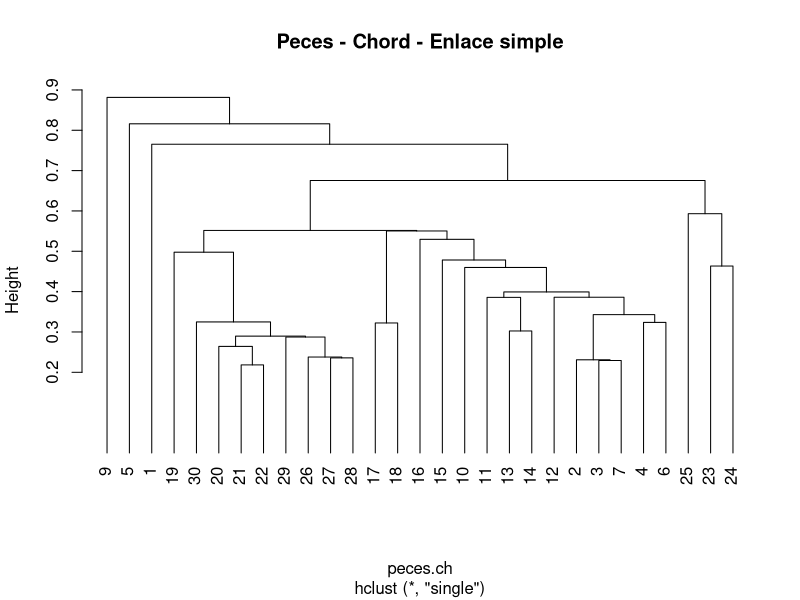
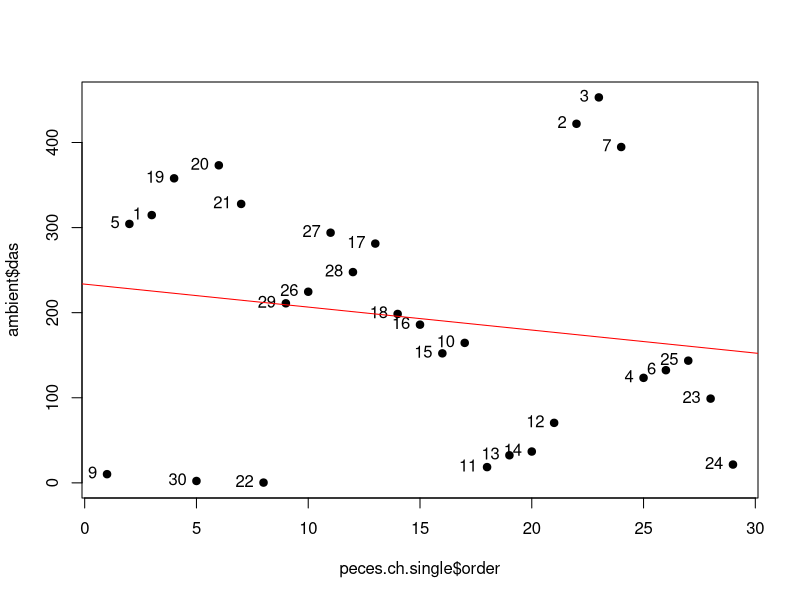
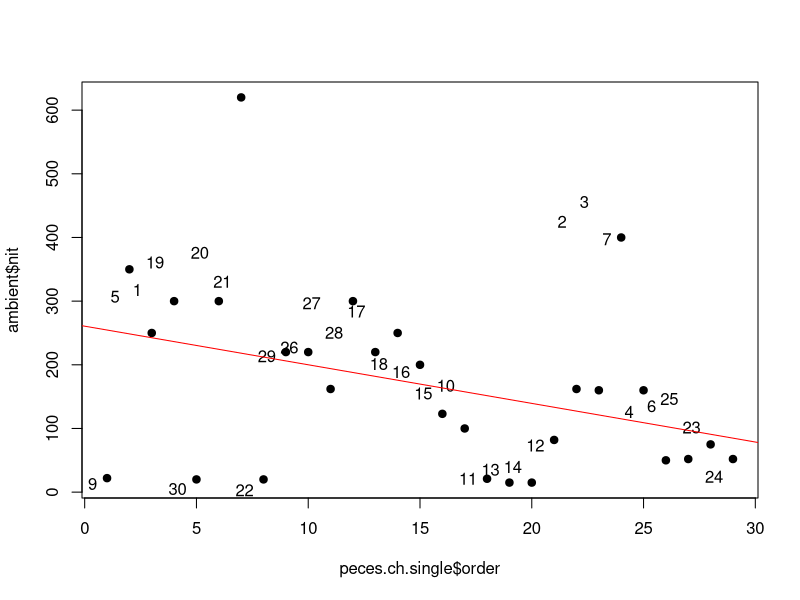
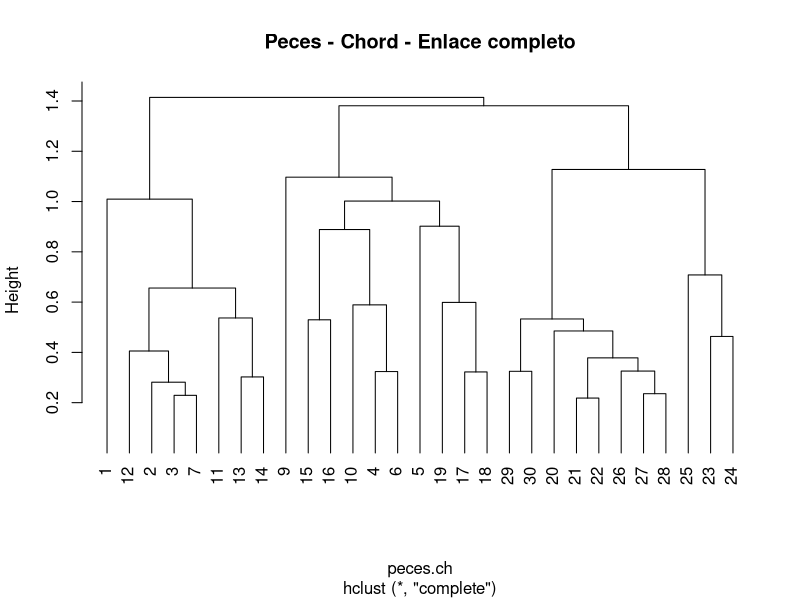
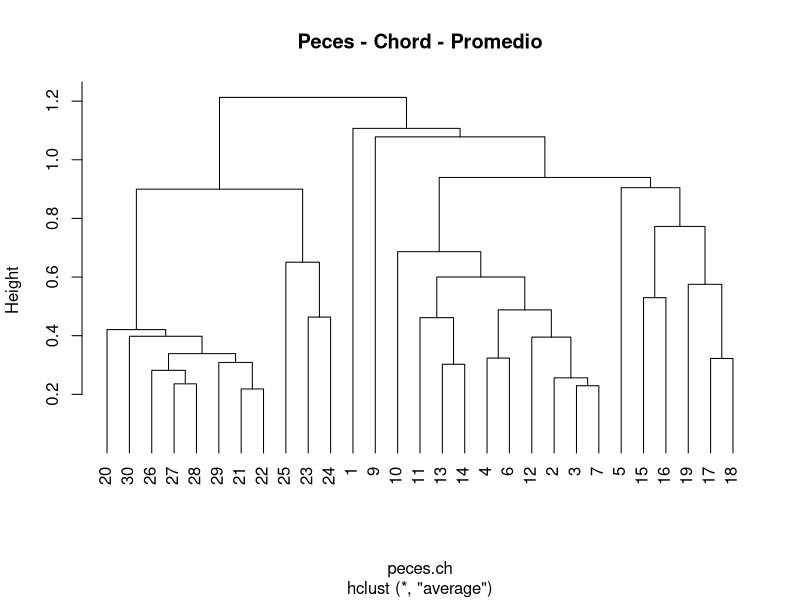
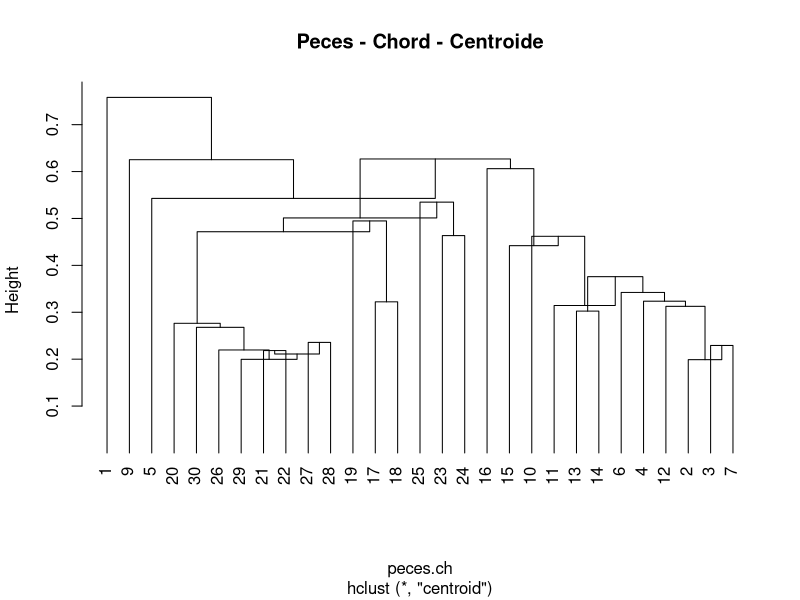
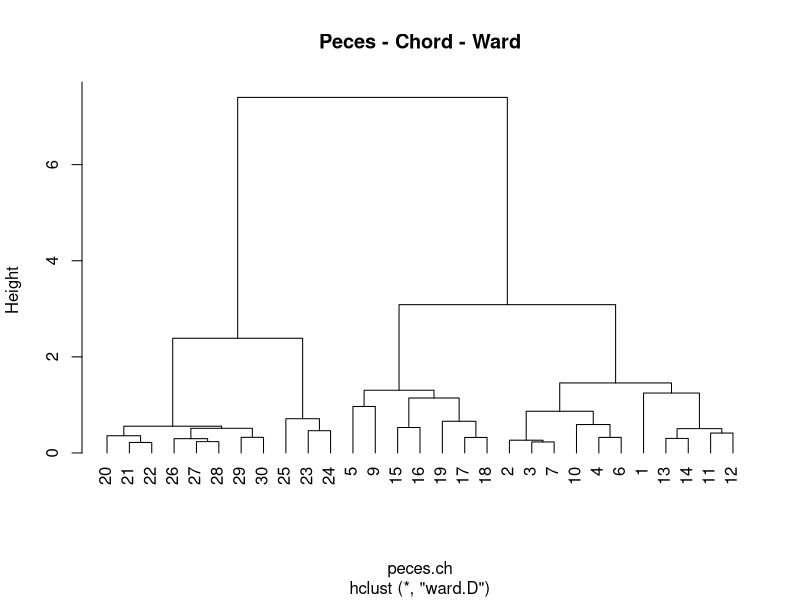
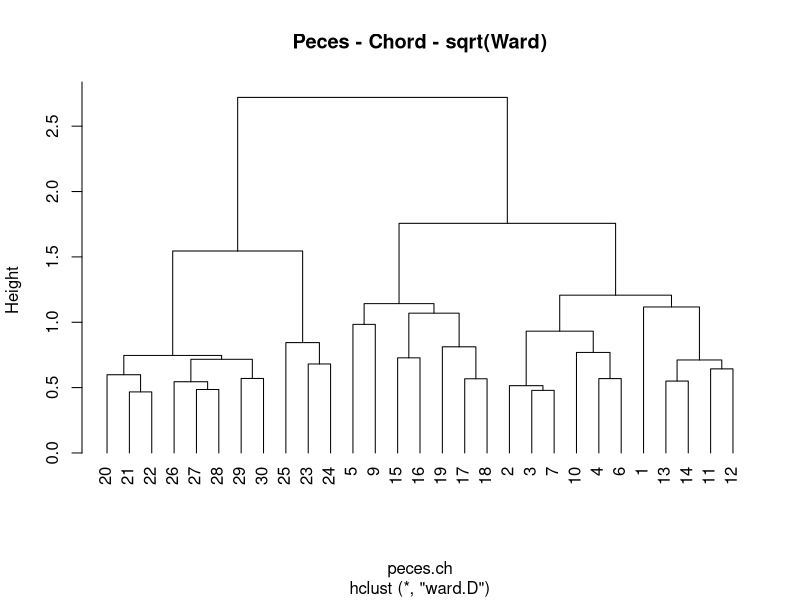

Here is the R script that generated these plots, in order:
## ---- chunk 1
knitr::opts_chunk$set(fig.width=11, 
                      fig.height=11)
## ---- chunk 2
# Lectura
ambient       <- read.csv2("ambientales.csv",enc="latin1",row.names=1)
peces         <- read.csv2("peces.csv",enc="latin1",row.names=1)
locs          <- read.csv2("localidades.csv",enc="latin1",row.names=1)
nomEspec      <- read.csv2("nombresdeespecies.csv",enc="latin1")
nomVarAmbient <- read.csv2("Nombresdevariablesambientales.csv",enc="latin1")

# Adecuación
# Quitar el sitio que no tiene ninguna especie
sumEsp  <- apply(peces,1,sum)
peces   <- peces[sumEsp!=0,]
ambient <- ambient[sumEsp!=0,]
locs    <- locs[sumEsp!=0,]

## ---- chunk 3
# (vegan deberá ser cargado después de ade4 para evitar conflictos).
library(ade4)
library(vegan)
library(gclus)
library(cluster)
library(RColorBrewer)
## ---- chunk 4
# Cálculo de la matriz utilizando la distancia de Chord
# entre sitios, siguiente en enlace simple.
peces.norm <- decostand(peces, "normalize")
peces.ch <- vegdist(peces.norm, "euc")
peces.ch.single <- hclust(peces.ch, method="single")
# Estructura de los resultados de "hclust"
str(peces.ch.single)
# Determinar el modo que realizó el agrupamiento teniendo en cuenta.
# la posición en la base de datos.
with(peces.ch.single,cbind(merge,height))
peces[c(20,21),]
peces.norm[c(20,21),]
# Gráfica del dendograma usando las opciones por omisión.
plot(peces.ch.single, main="Peces - Chord - Enlace simple", hang = -1)

# Gráfica que muestra posibles gradientes determinados por la agrupación
# Ordenación con respecto al gradiente de distancia a la desembocadura.
plot(peces.ch.single$order,ambient$das, pch = 19)
text(peces.ch.single$order, ambient$das, 
     labels =peces.ch.single$labels[peces.ch.single$order[peces.ch.single$order]], pos = 2)
abline(coef=coef(lm(ambient$das~peces.ch.single$order)),col="red")

# Ordenación con respecto al gradiente concentración de Nitrato.
plot(peces.ch.single$order,ambient$nit, pch = 19)
text(peces.ch.single$order, ambient$das, 
     labels =peces.ch.single$labels[peces.ch.single$order[peces.ch.single$order]], pos = 2)
abline(coef=coef(lm(ambient$nit~peces.ch.single$order)),col="red")

# Cálculo utilizand el enlace completo
peces.ch.complete <- hclust(peces.ch, method="complete")
plot(peces.ch.complete,main="Peces - Chord - Enlace completo", hang = -1)

# Cálculo mediante UPGMA
peces.ch.UPGMA <- hclust(peces.ch, method="average")
plot(peces.ch.UPGMA,main="Peces - Chord - Promedio", hang =  -1)

# Cálculo mediante UPGMC
peces.ch.centroid <- hclust(peces.ch, method="centroid")
plot(peces.ch.centroid,main="Peces - Chord - Centroide", hang = -1)

# Utilizando el métod de Ward
peces.ch.ward <- hclust(peces.ch, method="ward.D")
plot(peces.ch.ward,main="Peces - Chord - Ward", hang = -1)

# Transformación raiz cuadrada de la altura
peces.ch.ward$height <- sqrt(peces.ch.ward$height)
plot(peces.ch.ward,main="Peces - Chord - sqrt(Ward)", hang = -1)
